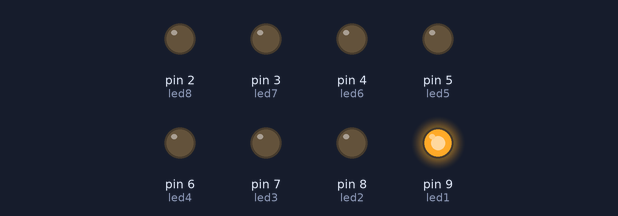
The sketch below on a simulated Arduino Uno, built with avr-gcc and run on an emulated ATmega328P. Parts: output pins drawn as LEDs (lit = HIGH).

Above: at 0.02 s.
At 0.32 s:
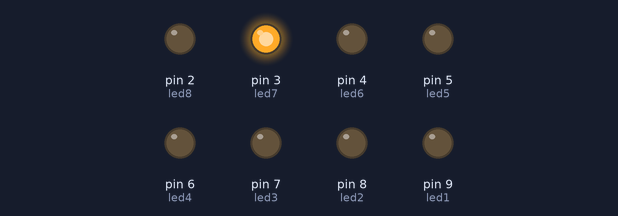
At 0.72 s:
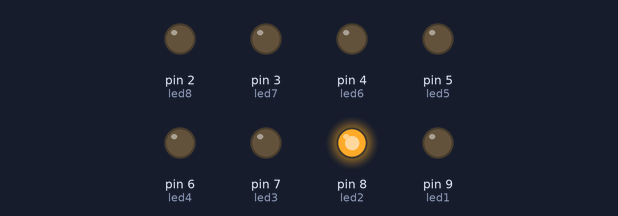
At 1.42 s:
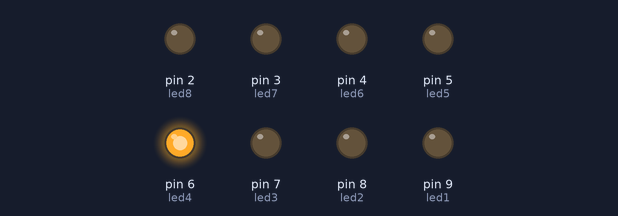
At 2.12 s:
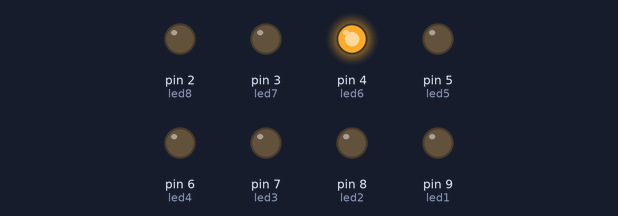
At 2.8 s:
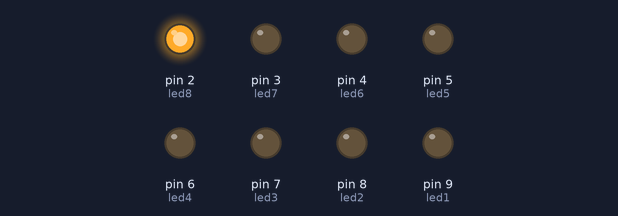
Timing chart, 0 to 3.1 s (numbered marks = the images above):
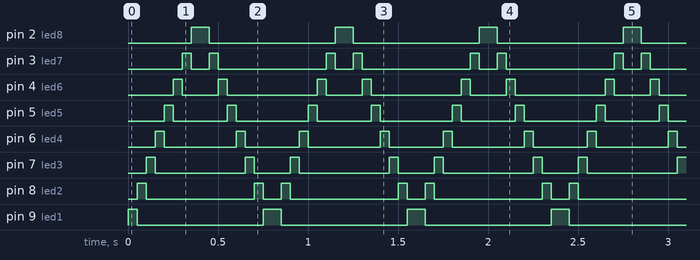

Measured:
- by itself, pin 2 (led8), pin 9 (led1): alternates HIGH for 0.10 s and LOW for 0.70 s
- by itself, pin 3 (led7): repeats every 0.80 s: LOW 0.10 s, HIGH 0.05 s, LOW 0.60 s, HIGH 0.05 s
- by itself, pin 4 (led6): repeats every 0.80 s: LOW 0.20 s, HIGH 0.05 s, LOW 0.50 s, HIGH 0.05 s
- by itself, pin 5 (led5): repeats every 0.80 s: LOW 0.30 s, HIGH 0.05 s, LOW 0.40 s, HIGH 0.05 s
- by itself, pin 6 (led4): repeats every 0.80 s: LOW 0.40 s, HIGH 0.05 s, LOW 0.30 s, HIGH 0.05 s
- by itself, pin 7 (led3): repeats every 0.80 s: LOW 0.50 s, HIGH 0.05 s, LOW 0.20 s, HIGH 0.05 s
- by itself, pin 8 (led2): repeats every 0.80 s: LOW 0.60 s, HIGH 0.05 s, LOW 0.10 s, HIGH 0.05 s

The sketch:

2.1.4_Kara_Simsek.ino
```cpp
// Arduino LED pinleri tanımlanır.
int led1 = 9;
int led2 = 8;
int led3 = 7;
int led4 = 6;
int led5 = 5;
int led6 = 4;
int led7 = 3;
int led8 = 2;
// LEDler arası geçiş süresi 50 ms olarak ayarlanır.
const int bekleme = 50;

void setup ()
//Arduino pinleri çıkış olarak tanımlanır.
{
pinMode(led1, OUTPUT);
pinMode(led2, OUTPUT);
pinMode(led3, OUTPUT);
pinMode(led4, OUTPUT);
pinMode(led5, OUTPUT);
pinMode(led6, OUTPUT);
pinMode(led7, OUTPUT);
pinMode(led8, OUTPUT);
}


void loop() {
//Sırasıyla LED1 HIGH olur, 50 ms bekler, ve söner, LED2 HIGH olur, 50 ms bekler ve //söner. Bu işlem LED 8’e kadar devam eder.

digitalWrite(led1,HIGH); // LED yak
delay(bekleme);
digitalWrite(led1,LOW); // LED söndür

digitalWrite(led2,HIGH); // LED yak
delay(bekleme);
digitalWrite(led2,LOW); // LED söndür

digitalWrite(led3,HIGH); // LED yak
delay(bekleme);
digitalWrite(led3,LOW); // LED söndür

digitalWrite(led4,HIGH); // LED yak
delay(bekleme);
digitalWrite(led4,LOW); // LED söndür

digitalWrite(led5,HIGH); // LED yak
delay(bekleme);
digitalWrite(led5,LOW); // LED söndür

digitalWrite(led6,HIGH); // LED yak
delay(bekleme);
digitalWrite(led6,LOW); // LED söndür

digitalWrite(led7,HIGH); // LED ON
delay(bekleme);
digitalWrite(led7,LOW); // LED söndür

digitalWrite(led8,HIGH); // LED yak
delay(bekleme);
digitalWrite(led8,LOW); // LED söndür

//Geri dönüş:
//Sırasıyla LED8 HIGH olur, 50 ms bekler, ve söner, LED7 HIGH olur, 50 ms bekler ve
//söner. Bu işlem LED 1’e kadar tersi yönde devam eder.


digitalWrite(led8,HIGH); // LED yak
delay(bekleme);
digitalWrite(led8,LOW); // LED söndür

digitalWrite(led7,HIGH); // LED yak
delay(bekleme);
digitalWrite(led7,LOW); // LED söndür

digitalWrite(led6,HIGH); // LED ON
delay(bekleme);
digitalWrite(led6,LOW); // LED söndür

digitalWrite(led5,HIGH); // LED yak
delay(bekleme);
digitalWrite(led5,LOW); // LED söndür

digitalWrite(led4,HIGH); // LED yak
delay(bekleme);
digitalWrite(led4,LOW); // LED söndür

digitalWrite(led3,HIGH); // LED yak
delay(bekleme);
digitalWrite(led3,LOW); // LED söndür

digitalWrite(led2,HIGH); // LED yak
delay(bekleme);
digitalWrite(led2,LOW); // LED söndür

digitalWrite(led1,HIGH); // LED yak
delay(bekleme);
digitalWrite(led1,LOW); // LED söndür

}
```
